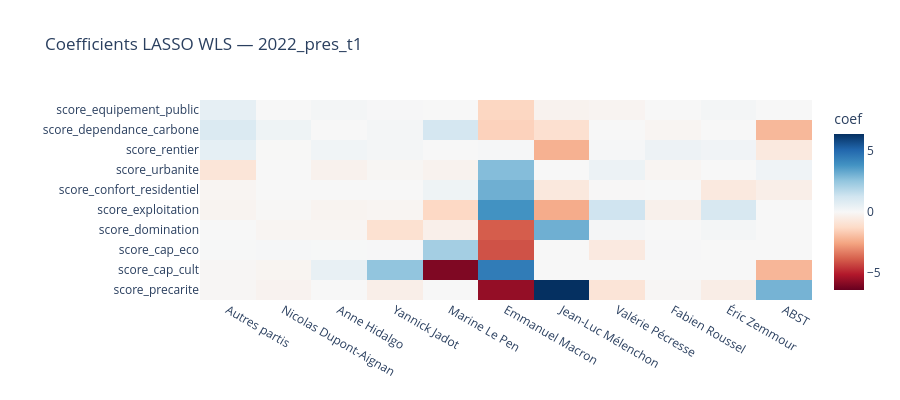

Write notebook code for a chart like this one.
### Markdown cell above
### 1.3 Régression LASSO pondérée (WLS)

Coefficients standardisés après régularisation L1 — seules les variables vraiment discriminantes ressortent.

### Code cell
X_lasso = merged_s1[VARS_S1].fillna(0).values
w_lasso = merged_s1['_w'].values

lasso_coefs = {}
for party in parties_s1:
    y = merged_s1[f'score_{party}'].fillna(0).values
    model = LassoCV(cv=5, max_iter=10000, random_state=42, n_alphas=50)
    model.fit(X_lasso, y, sample_weight=w_lasso)
    lasso_coefs[party] = dict(zip(VARS_S1, model.coef_))

lasso_df = pd.DataFrame(lasso_coefs).rename(columns={p: party_label(p) for p in parties_s1})

# Trier par norme L1
row_order_lasso = lasso_df.abs().max(axis=1).sort_values(ascending=False).index
lasso_df = lasso_df.loc[row_order_lasso]

# Filtrer les variables avec tous les coefs à 0
lasso_df = lasso_df.loc[(lasso_df.abs() > 0.001).any(axis=1)]

fig = go.Figure(go.Heatmap(
    z=lasso_df.values,
    x=list(lasso_df.columns),
    y=list(lasso_df.index),
    colorscale='RdBu', zmid=0,
    colorbar=dict(title='coef'),
    hovertemplate='%{y} × %{x} : %{z:.4f}<extra></extra>'
))
fig.update_layout(
    title=f'Coefficients LASSO WLS — {ELEC_S1}',
    height=max(400, len(lasso_df) * 28),
    margin=dict(l=200, b=100)
)
fig.show()

### Figure 1 — Plotly figure (JSON) as saved in the notebook; plotly's stock layout.template omitted (floating-point values rounded to 4 significant figures)
{"data": [{"colorbar": {"title": {"text": "coef"}}, "colorscale": [[0, "rgb(103,0,31)"], [0.1, "rgb(178,24,43)"], [0.2, "rgb(214,96,77)"], [0.3, "rgb(244,165,130)"], [0.4, "rgb(253,219,199)"], [0.5, "rgb(247,247,247)"], [0.6, "rgb(209,229,240)"], [0.7, "rgb(146,197,222)"], [0.8, "rgb(67,147,195)"], [0.9, "rgb(33,102,172)"], [1, "rgb(5,48,97)"]], "hovertemplate": "%{y} × %{x} : %{z:.4f}<extra></extra>", "type": "heatmap", "x": ["Autres partis", "Nicolas Dupont-Aignan", "Anne Hidalgo", "Yannick Jadot", "Marine Le Pen", "Emmanuel Macron", "Jean-Luc Mélenchon", "Valérie Pécresse", "Fabien Roussel", "Éric Zemmour", "ABST"], "y": ["score_precarite", "score_cap_cult", "score_cap_eco", "score_domination", "score_exploitation", "score_confort_residentiel", "score_urbanite", "score_rentier", "score_dependance_carbone", "score_equipement_public"], "z": [[-0.07889, -0.2118, -0.0, -0.4034, -0.0, -5.645, 6.406, -0.8615, -0.08013, -0.4459, 3.023], [-0.08337, -0.1537, 0.5173, 2.555, -5.991, 4.505, -0.0, -0.0, -0.0, -0.0, -2.155], [0.03401, 0.0642, 0.03114, 0.0487, 2.203, -4.087, -0.0, -0.6266, 0.04925, 0.0, 0.0], [0.0, -0.1398, -0.1317, -1.016, -0.3518, -3.896, 3.136, 0.1073, 0.0, 0.1391, 0.0], [-0.1744, -0.04609, -0.1944, -0.1204, -1.318, 3.88, -2.397, 1.309, -0.317, 1.053, -0.0], [-0.1259, 0.0, 0.0008097, 0.01157, 0.2957, 3.138, -0.7055, -0.02402, 0.01127, -0.6534, -0.3961], [-0.8346, -0.0, -0.2588, -0.0975, -0.238, 2.767, 0.0, 0.3859, -0.1352, 0.0, 0.2644], [0.599, -0.01981, 0.2477, 0.1265, 0.0, 0.07586, -2.286, 0.0706, 0.3435, 0.2496, -0.6351], [0.9582, 0.2973, -0.0, 0.1207, 1.146, -1.491, -1.03, -0.0, -0.1201, 0.0, -2.123], [0.558, 0.004502, 0.1427, 0.03587, 0.0, -1.381, -0.2373, -0.1731, 0.01535, 0.1408, -0.0]], "zmid": 0}], "layout": {"height": 400, "margin": {"b": 100, "l": 200}, "title": {"text": "Coefficients LASSO WLS — 2022_pres_t1"}}}
